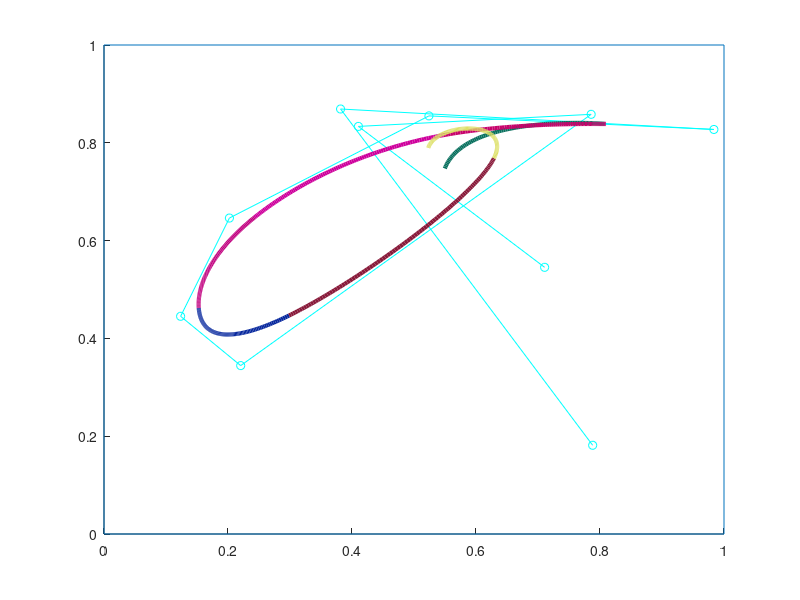

Recreate this plot in MATLAB. (Note: this script raises an error after producing the figure.)
clear all; close all; hold on; 

% Construction d'une spline
i=complex(0,1)
t=0:0.01:1; s=1-t;

plot([0,1,1+i,i,0]);

N = 10;
X = rand(N,1);
Y = rand(N,1);

P=X+i*Y

plot(P,'-oc'); % Tracé du polygone armature de la spline

for k=1:length(X)-1;
    Pt(k)=(2*P(k)+P(k+1))/3; % Premier Tiers
    Dt(k)=(P(k)+2*P(k+1))/3; % Deuxième Tiers
end

for k=1:length(X)-2;
    Mi(k)=(Dt(k)+Pt(k+1))/2;% Milieu
end

for k=1:length(X)-3;
    A=Mi(k); B=Pt(k+1); C=Dt(k+1); D=Mi(k+1);
    % Liste de n=length(t) points courants de Béz(A,B,C,D):
    M=s.^3*A + 3*s.^2.*t*B + 3*s.*t.^2*C + t.^3*D;
    plot(M, 'LineWidth',3,'color',rand(1,3));
    hold on;
end

prompt = 'Filename : '
filename = input(prompt)

save(['lettres/',filename,'.mat'], 'X','Y');
